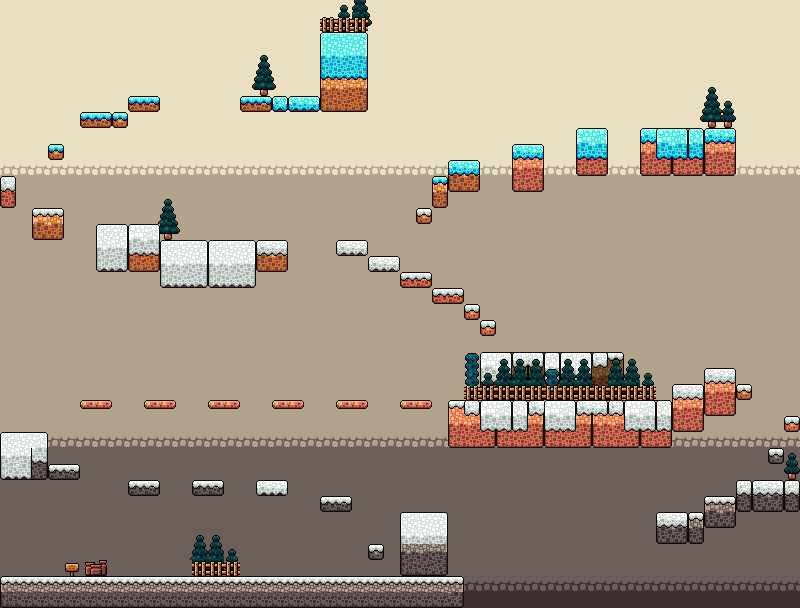

A 2D game scene composited from a Tiled map and its tileset images. What follows is a short description and the map's XML, with each tile layer's data collapsed to a summary:
An orthogonal 50x38 tile map with 16x16 px tiles, 5 tile layers (BackGround, Ground_z0_rock, Ground_z1_snow, Decors_z0, ...), 8 tilesets and 92 objects (pot).

<map version="1.10" tiledversion="1.10.2" orientation="orthogonal" renderorder="left-up" width="50" height="38" tilewidth="16" tileheight="16" infinite="0" nextlayerid="16" nextobjectid="208">
 <editorsettings>
  <export target="sand_box.lua" format="lua" />
 </editorsettings>
 <tileset firstgid="1" source="winter.tsx" />
 <tileset firstgid="281" source="sky.tsx" />
 <tileset firstgid="309" source="Collider.tsx" />
 <tileset firstgid="310" source="staticObjects.tsx" />
 <tileset firstgid="472" source="ground.tsx" />
 <tileset firstgid="632" source="coin.tsx" />
 <tileset firstgid="644" source="Mushroom_4.tsx" />
 <tileset firstgid="648" source="triggers.tsx" />
 <layer id="2" name="BackGround" width="50" height="38" locked="1">
  <data>[1900 cells, 1900 non-empty, 7 distinct tile ids]</data>
 </layer>
 <layer id="1" name="Ground_z0_rock" width="50" height="38" locked="1">
  <data>[1900 cells, 301 non-empty, 62 distinct tile ids]</data>
 </layer>
 <layer id="5" name="Ground_z1_snow" width="50" height="38" locked="1">
  <data>[1900 cells, 191 non-empty, 45 distinct tile ids]</data>
 </layer>
 <layer id="13" name="Decors_z0" width="50" height="38" locked="1">
  <data>[1900 cells, 91 non-empty, 21 distinct tile ids]</data>
 </layer>
 <layer id="4" name="Decors_z1" width="50" height="38" locked="1">
  <data>[1900 cells, 24 non-empty, 7 distinct tile ids]</data>
 </layer>
 <objectgroup color="#80ff0000" id="9" name="ColliderShape">
  <properties>
   <property name="isCollider" type="bool" value="true" />
  </properties>
  <object id="3" x="0" y="576" width="464" height="32">
   <properties>
    <property name="friction" type="float" value="0.5" />
    <property name="isGround" type="bool" value="true" />
   </properties>
  </object>
  <object id="5" x="448" y="400" width="224" height="48">
   <properties>
    <property name="friction" type="float" value="0.5" />
    <property name="isGround" type="bool" value="true" />
   </properties>
  </object>
  <object id="7" x="672" y="384" width="32" height="48">
   <properties>
    <property name="friction" type="float" value="0.5" />
    <property name="isGround" type="bool" value="true" />
   </properties>
  </object>
  <object id="8" x="704" y="368" width="32" height="48">
   <properties>
    <property name="friction" type="float" value="0.5" />
    <property name="isGround" type="bool" value="true" />
   </properties>
  </object>
  <object id="9" x="480" y="352" width="144" height="16">
   <properties>
    <property name="friction" type="float" value="0.5" />
    <property name="isGround" type="bool" value="true" />
   </properties>
  </object>
  <object id="10" x="640" y="128" width="96" height="48">
   <properties>
    <property name="friction" type="float" value="0" />
    <property name="isGround" type="bool" value="true" />
   </properties>
  </object>
  <object id="12" x="576" y="128" width="32" height="48">
   <properties>
    <property name="friction" type="float" value="0" />
    <property name="isGround" type="bool" value="true" />
   </properties>
  </object>
  <object id="13" x="512" y="144" width="32" height="48">
   <properties>
    <property name="friction" type="float" value="0" />
    <property name="isGround" type="bool" value="true" />
   </properties>
  </object>
  <object id="15" x="448" y="160" width="32" height="32">
   <properties>
    <property name="friction" type="float" value="0" />
    <property name="isGround" type="bool" value="true" />
   </properties>
  </object>
  <object id="16" x="336" y="240" width="32" height="16">
   <properties>
    <property name="friction" type="float" value="0.5" />
    <property name="isGround" type="bool" value="true" />
   </properties>
  </object>
  <object id="17" x="368" y="256" width="32" height="16">
   <properties>
    <property name="friction" type="float" value="0.5" />
    <property name="isGround" type="bool" value="true" />
   </properties>
  </object>
  <object id="18" x="400" y="272" width="32" height="16">
   <properties>
    <property name="friction" type="float" value="0.5" />
    <property name="isGround" type="bool" value="true" />
   </properties>
  </object>
  <object id="19" x="432" y="288" width="32" height="16">
   <properties>
    <property name="friction" type="float" value="0.5" />
    <property name="isGround" type="bool" value="true" />
   </properties>
  </object>
  <object id="20" x="464" y="304" width="16" height="16">
   <properties>
    <property name="friction" type="float" value="0.5" />
    <property name="isGround" type="bool" value="true" />
   </properties>
  </object>
  <object id="21" x="320" y="32" width="48" height="80">
   <properties>
    <property name="friction" type="float" value="0" />
    <property name="isGround" type="bool" value="true" />
   </properties>
  </object>
  <object id="22" x="240" y="96" width="80" height="16">
   <properties>
    <property name="friction" type="float" value="0" />
    <property name="isGround" type="bool" value="true" />
   </properties>
  </object>
  <object id="24" x="368" y="544" width="16" height="16">
   <properties>
    <property name="friction" type="float" value="0.5" />
    <property name="isGround" type="bool" value="true" />
   </properties>
  </object>
  <object id="25" x="320" y="496" width="32" height="16">
   <properties>
    <property name="friction" type="float" value="0.5" />
    <property name="isGround" type="bool" value="true" />
   </properties>
  </object>
  <object id="26" x="256" y="480" width="32" height="16">
   <properties>
    <property name="friction" type="float" value="0.5" />
    <property name="isGround" type="bool" value="true" />
   </properties>
  </object>
  <object id="27" x="192" y="480" width="32" height="16">
   <properties>
    <property name="friction" type="float" value="0.5" />
    <property name="isGround" type="bool" value="true" />
   </properties>
  </object>
  <object id="28" x="128" y="480" width="32" height="16">
   <properties>
    <property name="friction" type="float" value="0.5" />
    <property name="isGround" type="bool" value="true" />
   </properties>
  </object>
  <object id="29" x="48" y="464" width="32" height="16">
   <properties>
    <property name="friction" type="float" value="0.5" />
    <property name="isGround" type="bool" value="true" />
   </properties>
  </object>
  <object id="30" x="0" y="432" width="48" height="48">
   <properties>
    <property name="friction" type="float" value="0.5" />
    <property name="isGround" type="bool" value="true" />
   </properties>
  </object>
  <object id="31" x="656" y="512" width="48" height="32">
   <properties>
    <property name="friction" type="float" value="0.5" />
    <property name="isGround" type="bool" value="true" />
   </properties>
  </object>
  <object id="32" x="704" y="496" width="32" height="32">
   <properties>
    <property name="friction" type="float" value="0.5" />
    <property name="isGround" type="bool" value="true" />
   </properties>
  </object>
  <object id="33" x="736" y="480" width="64" height="32">
   <properties>
    <property name="friction" type="float" value="0.5" />
    <property name="isGround" type="bool" value="true" />
   </properties>
  </object>
  <object id="36" x="80" y="400" width="32" height="9">
   <properties>
    <property name="friction" type="float" value="0.5" />
    <property name="isGround" type="bool" value="true" />
   </properties>
  </object>
  </objectgroup>
 <objectgroup id="12" name="Items">
  <!-- 45 objects omitted --></objectgroup>
 <objectgroup id="14" name="Mobs">
  <!-- 9 objects omitted --></objectgroup>
 <objectgroup id="15" name="Triggers">
  <!-- 6 objects omitted --></objectgroup>
</map>
<!-- 65 of 92 objects omitted -->
